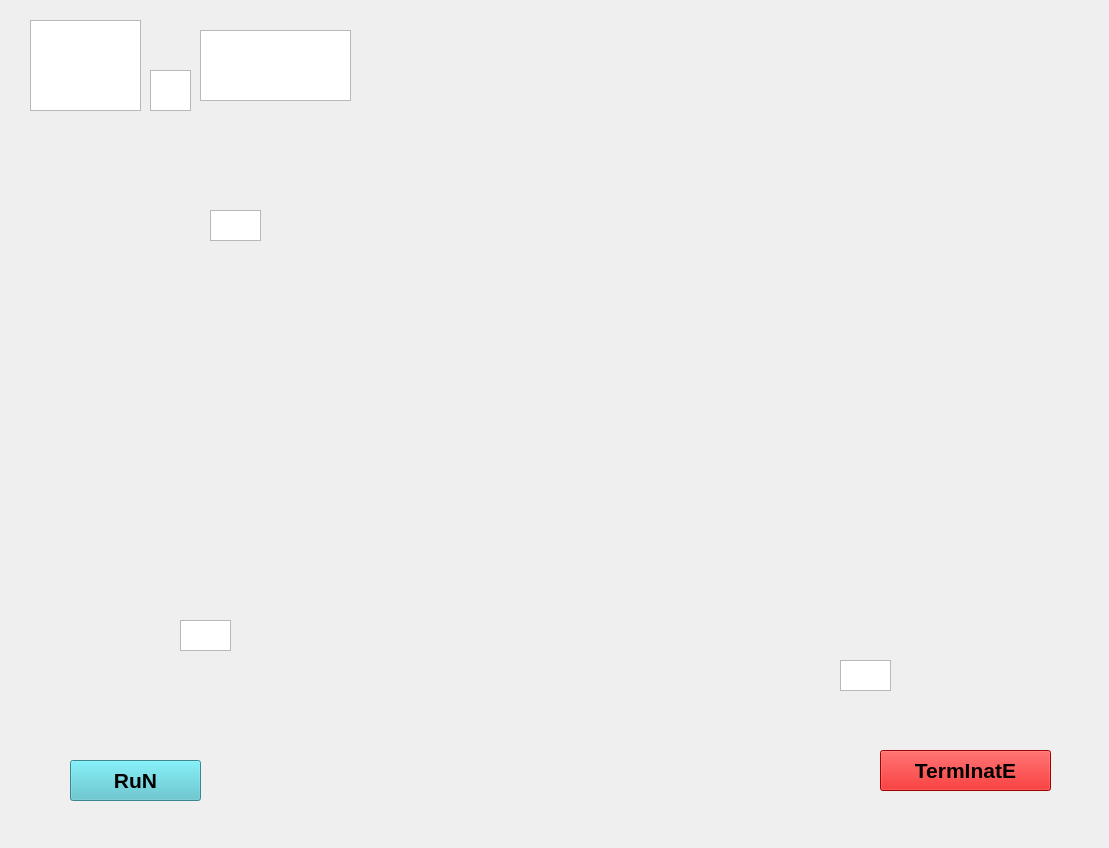
<?xml version="1.0" encoding="UTF-8"?>
<ui version="4.0">
 <class>MainWindow</class>
 <widget class="QMainWindow" name="MainWindow">
  <property name="geometry">
   <rect>
    <x>0</x>
    <y>0</y>
    <width>1109</width>
    <height>848</height>
   </rect>
  </property>
  <property name="windowTitle">
   <string>MainWindow</string>
  </property>
  <widget class="QWidget" name="centralwidget">
   <widget class="QLabel" name="label">
    <property name="geometry">
     <rect>
      <x>0</x>
      <y>0</y>
      <width>1111</width>
      <height>851</height>
     </rect>
    </property>
    <property name="text">
     <string/>
    </property>
    <property name="pixmap">
     <pixmap>Uhy5.gif</pixmap>
    </property>
    <property name="scaledContents">
     <bool>true</bool>
    </property>
   </widget>
   <widget class="QPushButton" name="pushButton">
    <property name="geometry">
     <rect>
      <x>70</x>
      <y>760</y>
      <width>131</width>
      <height>41</height>
     </rect>
    </property>
    <property name="font">
     <font>
      <family>MS Shell Dlg 2</family>
      <pointsize>16</pointsize>
      <weight>75</weight>
      <bold>true</bold>
     </font>
    </property>
    <property name="cursor">
     <cursorShape>ArrowCursor</cursorShape>
    </property>
    <property name="styleSheet">
     <string notr="true">background-color: rgb(78, 190, 202);
border-color: rgb(255, 255, 255);
selection-background-color: rgb(62, 185, 48);</string>
    </property>
    <property name="text">
     <string>RuN</string>
    </property>
   </widget>
   <widget class="QPushButton" name="pushButton_2">
    <property name="geometry">
     <rect>
      <x>880</x>
      <y>750</y>
      <width>171</width>
      <height>41</height>
     </rect>
    </property>
    <property name="font">
     <font>
      <family>MS Shell Dlg 2</family>
      <pointsize>16</pointsize>
      <weight>75</weight>
      <bold>true</bold>
     </font>
    </property>
    <property name="cursor">
     <cursorShape>ArrowCursor</cursorShape>
    </property>
    <property name="styleSheet">
     <string notr="true">background-color: rgb(223, 0, 0);
border-color: rgb(255, 255, 255);</string>
    </property>
    <property name="text">
     <string>TermInatE</string>
    </property>
   </widget>
   <widget class="QLabel" name="label_2">
    <property name="geometry">
     <rect>
      <x>480</x>
      <y>350</y>
      <width>161</width>
      <height>151</height>
     </rect>
    </property>
    <property name="text">
     <string/>
    </property>
    <property name="pixmap">
     <pixmap>ff0431d11ff6b73e937280252f58f371.gif</pixmap>
    </property>
   </widget>
   <widget class="QLabel" name="label_3">
    <property name="geometry">
     <rect>
      <x>-10</x>
      <y>-30</y>
      <width>421</width>
      <height>201</height>
     </rect>
    </property>
    <property name="text">
     <string/>
    </property>
    <property name="pixmap">
     <pixmap>—Pngtree—ogy frame icon ui_3840609.png</pixmap>
    </property>
    <property name="scaledContents">
     <bool>true</bool>
    </property>
   </widget>
   <widget class="QLabel" name="label_4">
    <property name="geometry">
     <rect>
      <x>160</x>
      <y>170</y>
      <width>151</width>
      <height>141</height>
     </rect>
    </property>
    <property name="text">
     <string/>
    </property>
    <property name="pixmap">
     <pixmap>pngegg.png</pixmap>
    </property>
    <property name="scaledContents">
     <bool>true</bool>
    </property>
   </widget>
   <widget class="QLabel" name="label_5">
    <property name="geometry">
     <rect>
      <x>120</x>
      <y>580</y>
      <width>171</width>
      <height>141</height>
     </rect>
    </property>
    <property name="text">
     <string/>
    </property>
    <property name="pixmap">
     <pixmap>pngegg.png</pixmap>
    </property>
    <property name="scaledContents">
     <bool>true</bool>
    </property>
   </widget>
   <widget class="QLabel" name="label_6">
    <property name="geometry">
     <rect>
      <x>790</x>
      <y>620</y>
      <width>151</width>
      <height>141</height>
     </rect>
    </property>
    <property name="text">
     <string/>
    </property>
    <property name="pixmap">
     <pixmap>pngegg.png</pixmap>
    </property>
    <property name="scaledContents">
     <bool>true</bool>
    </property>
   </widget>
   <widget class="QTextBrowser" name="textBrowser">
    <property name="geometry">
     <rect>
      <x>30</x>
      <y>20</y>
      <width>111</width>
      <height>91</height>
     </rect>
    </property>
   </widget>
   <widget class="QTextBrowser" name="textBrowser_2">
    <property name="geometry">
     <rect>
      <x>200</x>
      <y>30</y>
      <width>151</width>
      <height>71</height>
     </rect>
    </property>
   </widget>
   <widget class="QTextBrowser" name="textBrowser_3">
    <property name="geometry">
     <rect>
      <x>150</x>
      <y>70</y>
      <width>41</width>
      <height>41</height>
     </rect>
    </property>
   </widget>
   <widget class="QTextBrowser" name="textBrowser_4">
    <property name="geometry">
     <rect>
      <x>180</x>
      <y>620</y>
      <width>51</width>
      <height>31</height>
     </rect>
    </property>
   </widget>
   <widget class="QTextBrowser" name="textBrowser_5">
    <property name="geometry">
     <rect>
      <x>840</x>
      <y>660</y>
      <width>51</width>
      <height>31</height>
     </rect>
    </property>
   </widget>
   <widget class="QTextBrowser" name="textBrowser_6">
    <property name="geometry">
     <rect>
      <x>210</x>
      <y>210</y>
      <width>51</width>
      <height>31</height>
     </rect>
    </property>
   </widget>
  </widget>
 </widget>
 <resources/>
 <connections/>
</ui>
